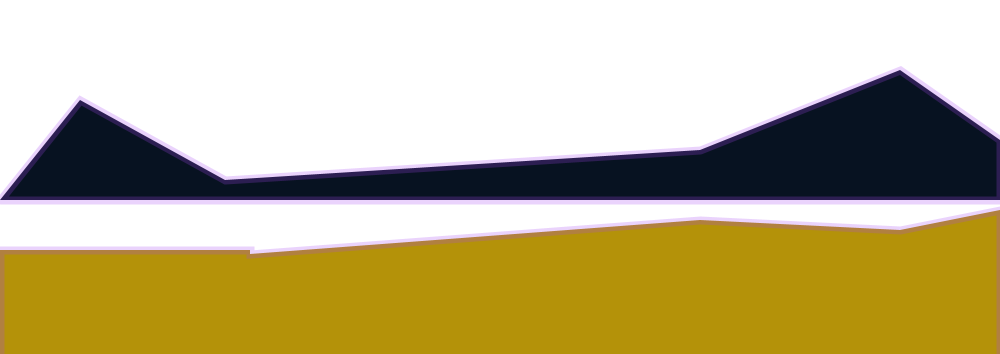
Frame 1 (no input)
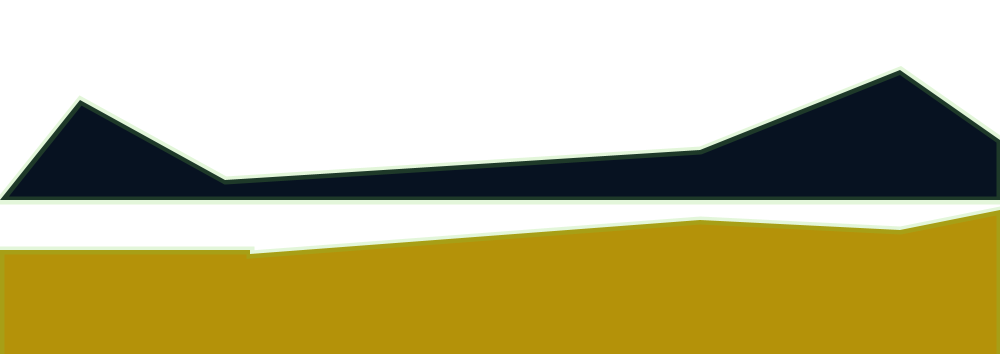
Frame 60 (the mouse pressed at the canvas centre just before this capture)
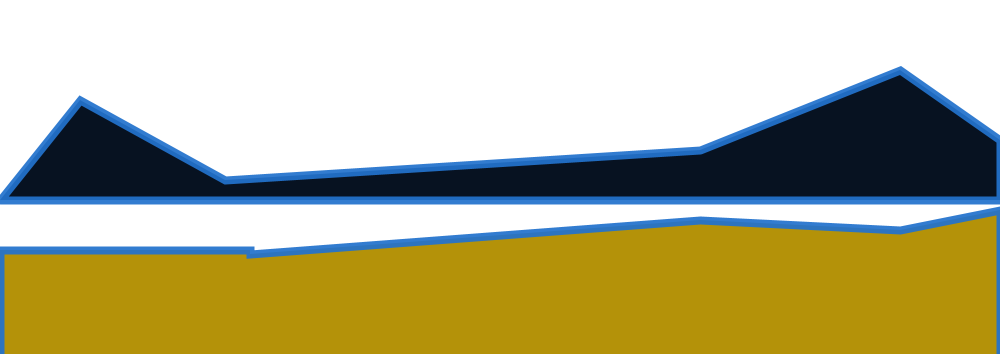
Frame 120 (the mouse held since frame 60 and released just before this capture)

The Processing sketch that drew these frames (run headless with seeded random() and noise(); from frame 60 on, the mouse is pressed at the canvas centre):

// Processing sketch: processing_69159
// ── processing_69159.pde

int x=0;
int y=0;
void setup(){

size(1000,354);


//noFill();

   frameRate(40);

}

void draw(){

  

  smooth();

  strokeWeight(8);
  background(255);
  stroke(random(0,255),random(0,255),random(0,255),random(0,255));

beginShape(); 

//MONTAÑA
fill(7, 18, 33);
vertex(0,200);
vertex(80,100);
vertex(225, 180);
vertex(700, 150);
vertex(900, 70);
vertex(1000, 140);
vertex(1000, 200);
vertex(0,200);

endShape(); 


beginShape();
fill(180, 146,9);
//pasto
vertex(0,354);
vertex(0,250);
vertex(250,250);
vertex(250,254);
vertex(700, 220);
vertex(900, 230);
vertex(1000,210);
vertex(1000,354);
endShape();
}
